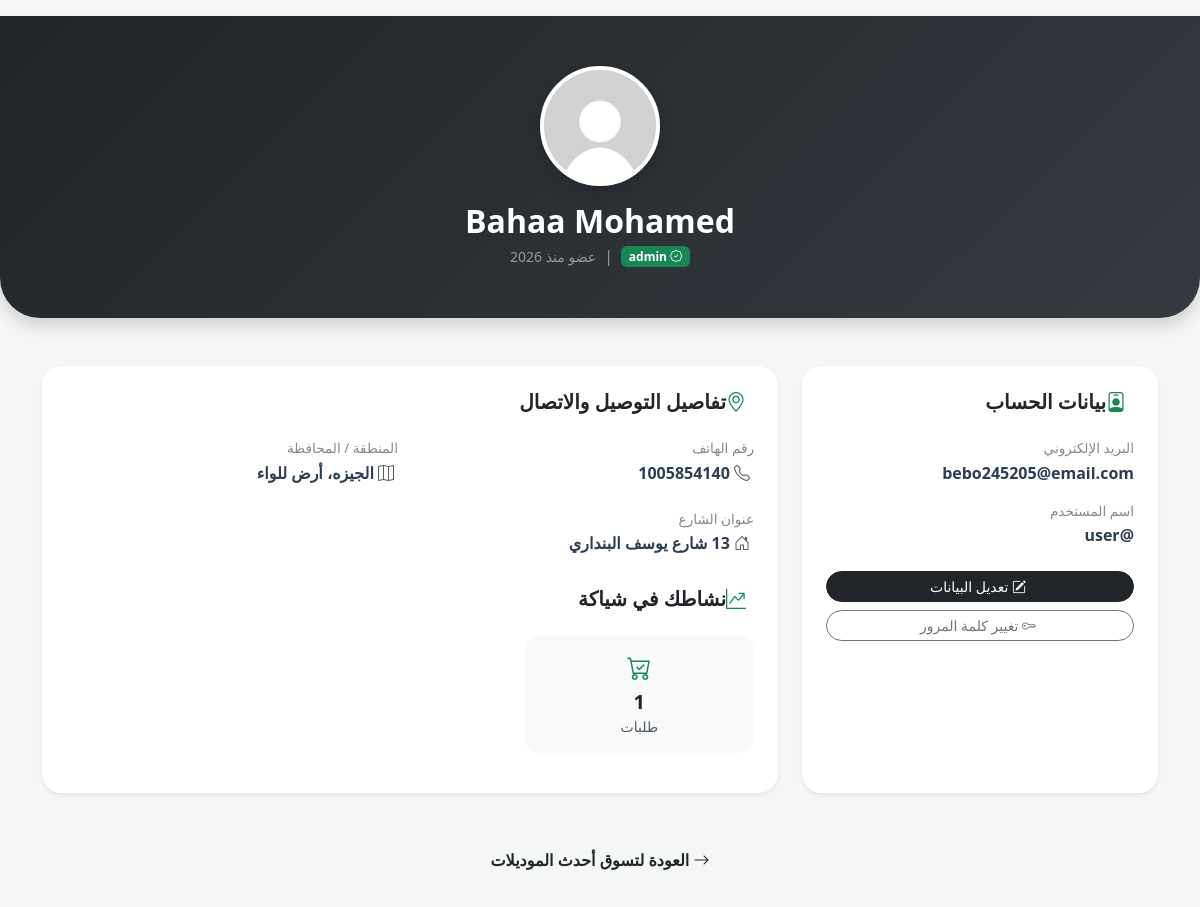
Screenshot of /Profile (signed in) with the database file from the repository.
### Flask_app/Model.py (models this page shows, shortened)
class User(db.Model, UserMixin):
    __tablename__ = "user"
    UserID = db.Column(db.Integer, primary_key=True)
    Image = db.Column(db.String(100), nullable=True, default="default.jpg")
    FirstName = db.Column(db.String(50), nullable=False)
    LastName = db.Column(db.String(50), nullable=False)
    Email = db.Column(db.String(100), unique=True, nullable=False)
    Password = db.Column(db.String(100), nullable=False)
    Type_user = db.Column(db.String(50), nullable=False, default="user")
    information = db.relationship(
        "InformationUser", backref="user", uselist=False, cascade="all, delete-orphan"
    )
    bookings = db.relationship("Booking", backref="client", lazy=True)

class InformationUser(db.Model):
    __tablename__ = "information_user"
    InformationID = db.Column(db.Integer, primary_key=True)
    UserID = db.Column(
        db.Integer,
        db.ForeignKey("user.UserID", ondelete="CASCADE"),
        nullable=False,
        unique=True,
    )
    Phone = db.Column(db.String(15), nullable=False)
    Governorate = db.Column(db.String(50), nullable=False)
    City = db.Column(db.String(50), nullable=False)
    Street = db.Column(db.String(50), nullable=False)

### Flask_app/user/routes.py (the view)
@user_bp.route("/Profile", methods=["GET", "POST"])
def Profile():
    return render_template("/User_html/Profile.html")

### Flask_app/Model.py (called while the page is built)
@login_manager.user_loader
def load_user(user_id):
    return User.query.get(int(user_id))

### Flask_app/templates/User_html/Profile.html (shortened to what this page needs)
<!DOCTYPE html>
<html lang="ar" dir="rtl">
<head>
    <link href="https://cdn.jsdelivr.net/npm/bootstrap@5.3.0/dist/css/bootstrap.min.css" rel="stylesheet">
    <link rel="stylesheet" href="https://cdn.jsdelivr.net/npm/bootstrap-icons@1.11.1/font/bootstrap-icons.css">
</head>
<body>
    <div class="profile-header text-center mb-5 shadow">
        <div class="container">
            <div class="avatar-container mb-3">
                {% if current_user.Image %}
                    <img src="{{ url_for('static', filename='images/images_user/' + current_user.Image) }}" class="profile-img shadow">
                {% else %}
                    <div class="profile-img d-flex align-items-center justify-content-center bg-light text-dark fs-1 fw-bold mx-auto shadow">
                        {{ current_user.FirstName[0] | upper }}
                    </div>
                {% endif %}
            </div>
            <h2 class="fw-bold mb-1">{{ current_user.FirstName }} {{ current_user.LastName }}</h2>
            <div class="d-flex justify-content-center align-items-center gap-2">
                <span class="badge bg-success"><i class="bi bi-patch-check"></i> {{ current_user.Type_user }}</span>
                <span class="text-white-50">|</span>
                <span class="text-white-50 small">عضو منذ 2026</span>
            </div>
        </div>
    </div>
    <div class="container">
        <div class="row g-4">
            <div class="col-md-4">
                <div class="card p-4 h-100 shadow-sm">
                    <h5 class="fw-bold mb-4 d-flex align-items-center">
                        <i class="bi bi-person-badge me-2 text-success"></i> بيانات الحساب
                    </h5>
                    <div class="mb-3">
                        <div class="info-label">البريد الإلكتروني</div>
                        <div class="info-value text-break">{{ current_user.Email }}</div>
                    </div>
                    <div class="mb-4">
                        <div class="info-label">اسم المستخدم</div>
                        <div class="info-value">@{{ current_user.UserName if current_user.UserName else 'user' + current_user.id|string }}</div>
                    </div>
                    <div class="d-grid gap-2">
                        <a href="/UpdateProfile" class="btn btn-dark btn-sm rounded-pill">
                            <i class="bi bi-pencil-square me-1"></i> تعديل البيانات
                        </a>
                        <a href="{{ url_for('user_bp.UpdatePassword') }}" class="btn btn-outline-secondary btn-sm rounded-pill">
                            <i class="bi bi-key me-1"></i> تغيير كلمة المرور
                        </a>
                    </div>
                </div>
            </div>
            <div class="col-md-8">
                <div class="card p-4 h-100 shadow-sm">
                    <h5 class="fw-bold mb-4 d-flex align-items-center">
                        <i class="bi bi-geo-alt me-2 text-success"></i> تفاصيل التوصيل والاتصال
                    </h5>
                    {% if current_user.information %}
                        <div class="row g-4 mb-4">
                            <div class="col-sm-6">
                                <div class="info-label">رقم الهاتف</div>
                                <div class="info-value"><i class="bi bi-telephone me-1 text-muted"></i> {{ current_user.information.Phone if current_user.information.Phone else 'غير مسجل' }}</div>
                            </div>
                            <div class="col-sm-6">
                                <div class="info-label">المنطقة / المحافظة</div>
                                <div class="info-value"><i class="bi bi-map me-1 text-muted"></i> {{ current_user.information.Governorate }}، {{ current_user.information.City }}</div>
                            </div>
                            <div class="col-12">
                                <div class="info-label">عنوان الشارع</div>
                                <div class="info-value"><i class="bi bi-house-door me-1 text-muted"></i> {{ current_user.information.Street if current_user.information.Street else 'لم يحدد' }}</div>
                            </div>
                        </div>
                    {% endif %}
                    <h5 class="fw-bold mt-2 mb-4 d-flex align-items-center">
                        <i class="bi bi-graph-up-arrow me-2 text-success"></i> نشاطك في شياكة
                    </h5>
                    <div class="row g-3 mb-3 align-items-center">
                        <div class="col text-center">
                        <div class="col-4">
                            <div class="stat-box">
                                <i class="bi bi-cart-check text-success fs-4"></i>
                                <div class="h5 fw-bold mb-0 mt-1">{{ current_user.bookings | length if current_user.bookings else '0'}}</div>
                                <small class="text-muted">طلبات</small>
                            </div>
                        </div>
                    </div>
                </div>
            </div>
        </div>
        <div class="text-center mt-5 mb-5">
            <a href="/" class="btn btn-link text-dark text-decoration-none fw-bold">
                <i class="bi bi-arrow-right"></i> العودة لتسوق أحدث الموديلات
            </a>
        </div>
    </div>
</body>
</html>

### Flask_app/templates/User_html/Profile.html (style rules this page uses)
:root { --main-color: #212529; --accent-color: #198754; }
body { background-color: #f4f7f6; font-family: 'Segoe UI', sans-serif; }
.profile-header { background: linear-gradient(135deg, #212529 0%, #343a40 100%); color: white; padding: 50px 0; border-radius: 0 0 40px 40px; }
.avatar-container { position: relative; display: inline-block; }
.profile-img { width: 120px; height: 120px; border: 4px solid white; object-fit: cover; border-radius: 50%; background: #eee; }
.card { border: none; border-radius: 20px; transition: 0.3s; }
.info-label { color: #888; font-size: 0.85rem; margin-bottom: 2px; }
.info-value { font-weight: 600; color: #2c3e50; }
.stat-box { background: #f8f9fa; border-radius: 15px; padding: 15px; }

### rows the page displays
User: Image (placeholder picture), FirstName "Bahaa", LastName "Mohamed", Type_user "admin", Email "bebo245205@email.com"
InformationUser: information "1005854140", information.Governorate "الجيزه", information.City "أرض للواء", information "13 شارع يوسف البنداري"

### other values shown
{{ current_user.bookings | length if current_user.bookings else '0' }} "1"
